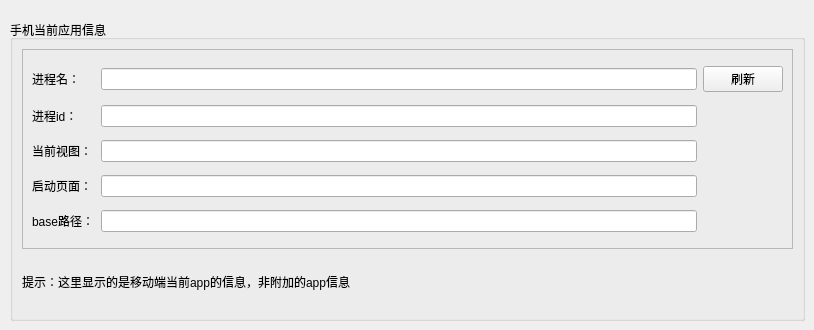
                        <widget class="QWidget" name="tab_6">
                            <attribute name="title">
                                <string>应用信息</string>
                            </attribute>
                            <widget class="QGroupBox" name="groupBox_8">
                                <property name="geometry">
                                    <rect>
                                        <x>10</x>
                                        <y>20</y>
                                        <width>795</width>
                                        <height>301</height>
                                    </rect>
                                </property>
                                <property name="minimumSize">
                                    <size>
                                        <width>0</width>
                                        <height>200</height>
                                    </size>
                                </property>
                                <property name="title">
                                    <string>手机当前应用信息</string>
                                </property>
                                <layout class="QGridLayout" name="gridLayout_17">
                                    <item row="2" column="0">
                                        <widget class="QLabel" name="label_8">
                                            <property name="text">
                                                <string>提示：这里显示的是移动端当前app的信息，非附加的app信息</string>
                                            </property>
                                        </widget>
                                    </item>
                                    <item row="0" column="0">
                                        <widget class="QFrame" name="frame_3">
                                            <property name="minimumSize">
                                                <size>
                                                    <width>0</width>
                                                    <height>200</height>
                                                </size>
                                            </property>
                                            <property name="frameShape">
                                                <enum>QFrame::StyledPanel</enum>
                                            </property>
                                            <property name="frameShadow">
                                                <enum>QFrame::Raised</enum>
                                            </property>
                                            <layout class="QGridLayout" name="gridLayout_18">
                                                <item row="3" column="0">
                                                    <widget class="QLabel" name="label_12">
                                                        <property name="text">
                                                            <string>启动页面：</string>
                                                        </property>
                                                    </widget>
                                                </item>
                                                <item row="0" column="4">
                                                    <widget class="QPushButton" name="btnFlush">
                                                        <property name="text">
                                                            <string>刷新</string>
                                                        </property>
                                                    </widget>
                                                </item>
                                                <item row="2" column="0">
                                                    <widget class="QLabel" name="label_9">
                                                        <property name="text">
                                                            <string>当前视图：</string>
                                                        </property>
                                                    </widget>
                                                </item>
                                                <item row="0" column="0">
                                                    <widget class="QLabel" name="label_10">
                                                        <property name="text">
                                                            <string>进程名：</string>
                                                        </property>
                                                    </widget>
                                                </item>
                                                <item row="1" column="3">
                                                    <widget class="QLineEdit" name="txtPid">
                                                        <property name="readOnly">
                                                            <bool>true</bool>
                                                        </property>
                                                    </widget>
                                                </item>
                                                <item row="0" column="3">
                                                    <widget class="QLineEdit" name="txtProcessName">
                                                        <property name="readOnly">
                                                            <bool>true</bool>
                                                        </property>
                                                    </widget>
                                                </item>
                                                <item row="1" column="0">
                                                    <widget class="QLabel" name="label_11">
                                                        <property name="text">
                                                            <string>进程id：</string>
                                                        </property>
                                                    </widget>
                                                </item>
                                                <item row="2" column="3">
                                                    <widget class="QLineEdit" name="txtCurrentFocus">
                                                        <property name="readOnly">
                                                            <bool>true</bool>
                                                        </property>
                                                    </widget>
                                                </item>
                                                <item row="3" column="3">
                                                    <widget class="QLineEdit" name="txtComponent">
                                                        <property name="readOnly">
                                                            <bool>true</bool>
                                                        </property>
                                                    </widget>
                                                </item>
                                                <item row="4" column="3">
                                                    <widget class="QLineEdit" name="txtBaseDir">
                                                        <property name="readOnly">
                                                            <bool>true</bool>
                                                        </property>
                                                    </widget>
                                                </item>
                                                <item row="4" column="0">
                                                    <widget class="QLabel" name="label_13">
                                                        <property name="text">
                                                            <string>base路径：</string>
                                                        </property>
                                                    </widget>
                                                </item>
                                            </layout>
                                        </widget>
                                    </item>
                                </layout>
                            </widget>
                        </widget>
